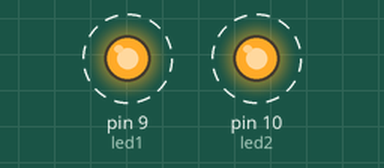
Bench run of a sketch on a simulated Arduino Uno, built with avr-gcc and run on an emulated ATmega328P. On the bench: output pins drawn as LEDs (lit = HIGH). Dashed ring = blinking.

Above: at 0.12 s.
Timing chart, 0 to 3.0 s (numbered marks = the images above):
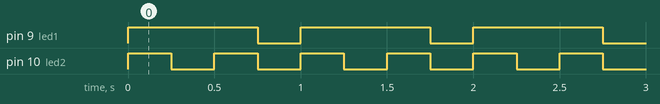

Measured:
- by itself, pin 9 (led1): alternates HIGH for 0.75 s and LOW for 0.25 s
- by itself, pin 10 (led2): alternates HIGH for 0.25 s and LOW for 0.25 s
- by itself, everything shown: repeats every 1.0 s, in 4 steps

The sketch:

q12.ino
```cpp
int led1 = 9;
int led2 = 10;
void setup()
{

  pinMode (led1, OUTPUT);
  pinMode (led2, OUTPUT);
}


void loop()
{

    digitalWrite(led2, HIGH);
    digitalWrite(led1, HIGH);
    delay(250);
    digitalWrite(led2, LOW);
    delay(250);
    digitalWrite(led2, HIGH);
    delay(250);
    digitalWrite(led2, LOW);
    digitalWrite(led1, LOW);
    delay(250);

}
```
